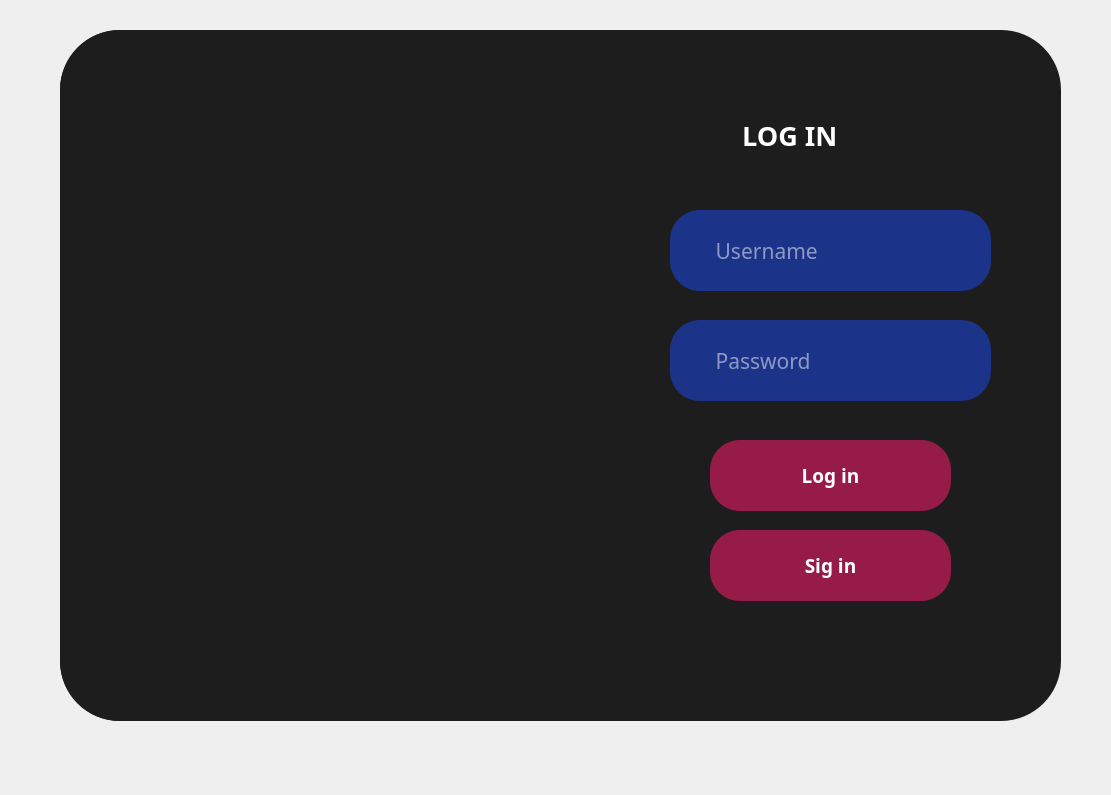
<?xml version="1.0" encoding="UTF-8"?>
<ui version="4.0">
 <class>anaekran</class>
 <widget class="QWidget" name="anaekran">
  <property name="geometry">
   <rect>
    <x>0</x>
    <y>0</y>
    <width>1111</width>
    <height>795</height>
   </rect>
  </property>
  <property name="windowTitle">
   <string>Form</string>
  </property>
  <property name="styleSheet">
   <string notr="true"/>
  </property>
  <widget class="QWidget" name="widget" native="true">
   <property name="enabled">
    <bool>true</bool>
   </property>
   <property name="geometry">
    <rect>
     <x>60</x>
     <y>30</y>
     <width>1001</width>
     <height>691</height>
    </rect>
   </property>
   <property name="styleSheet">
    <string notr="true">background-color: rgb(176, 176, 176);
background-color: rgb(29, 29, 29);
border-radius:60px;</string>
   </property>
   <widget class="QLabel" name="picture">
    <property name="geometry">
     <rect>
      <x>0</x>
      <y>0</y>
      <width>541</width>
      <height>691</height>
     </rect>
    </property>
    <property name="styleSheet">
     <string notr="true">border-image: url(:/images/zyro-image.png);
border-radius:60px;</string>
    </property>
    <property name="text">
     <string/>
    </property>
   </widget>
   <widget class="QLabel" name="lgnyazi">
    <property name="geometry">
     <rect>
      <x>640</x>
      <y>50</y>
      <width>221</width>
      <height>111</height>
     </rect>
    </property>
    <property name="font">
     <font>
      <family>Segoe Print</family>
      <pointsize>20</pointsize>
      <weight>75</weight>
      <bold>true</bold>
     </font>
    </property>
    <property name="styleSheet">
     <string notr="true">color: rgb(255, 255, 255);</string>
    </property>
    <property name="text">
     <string>      LOG IN</string>
    </property>
   </widget>
   <widget class="QLineEdit" name="usernamelineEdit">
    <property name="geometry">
     <rect>
      <x>610</x>
      <y>180</y>
      <width>321</width>
      <height>81</height>
     </rect>
    </property>
    <property name="font">
     <font>
      <family>Segoe Print</family>
      <pointsize>16</pointsize>
     </font>
    </property>
    <property name="toolTip">
     <string>&lt;html&gt;&lt;head/&gt;&lt;body&gt;&lt;p&gt;sgsgsg&lt;br/&gt;&lt;/p&gt;&lt;/body&gt;&lt;/html&gt;</string>
    </property>
    <property name="styleSheet">
     <string notr="true">background:rgb(70, 15, 87);
background-color: rgb(27, 51, 136);
border:none;
border-radius:30px;
color:white;
</string>
    </property>
    <property name="text">
     <string/>
    </property>
    <property name="placeholderText">
     <string>        Username</string>
    </property>
   </widget>
   <widget class="QLineEdit" name="passwordlineEdit">
    <property name="geometry">
     <rect>
      <x>610</x>
      <y>290</y>
      <width>321</width>
      <height>81</height>
     </rect>
    </property>
    <property name="font">
     <font>
      <family>Segoe Print</family>
      <pointsize>16</pointsize>
     </font>
    </property>
    <property name="styleSheet">
     <string notr="true">background:rgb(70, 15, 87);
background-color: rgb(27, 51, 136);
border:none;
border-radius:30px;
color:white;
</string>
    </property>
    <property name="text">
     <string/>
    </property>
    <property name="placeholderText">
     <string>        Password</string>
    </property>
   </widget>
   <widget class="QPushButton" name="loginbutton">
    <property name="geometry">
     <rect>
      <x>650</x>
      <y>410</y>
      <width>241</width>
      <height>71</height>
     </rect>
    </property>
    <property name="font">
     <font>
      <family>Segoe Print</family>
      <pointsize>14</pointsize>
      <weight>75</weight>
      <bold>true</bold>
     </font>
    </property>
    <property name="styleSheet">
     <string notr="true">background:rgb(150, 27, 70);
border:none;
border-radius:30px;
color:white;</string>
    </property>
    <property name="text">
     <string>Log in</string>
    </property>
   </widget>
   <widget class="QPushButton" name="siginbutton">
    <property name="geometry">
     <rect>
      <x>650</x>
      <y>500</y>
      <width>241</width>
      <height>71</height>
     </rect>
    </property>
    <property name="font">
     <font>
      <family>Segoe Print</family>
      <pointsize>14</pointsize>
      <weight>75</weight>
      <bold>true</bold>
     </font>
    </property>
    <property name="styleSheet">
     <string notr="true">background:rgb(150, 27, 70);
border:none;
border-radius:30px;
color:white;</string>
    </property>
    <property name="text">
     <string>Sig in</string>
    </property>
   </widget>
  </widget>
 </widget>
 <resources>
  <include location="res.qrc"/>
 </resources>
 <connections/>
</ui>
